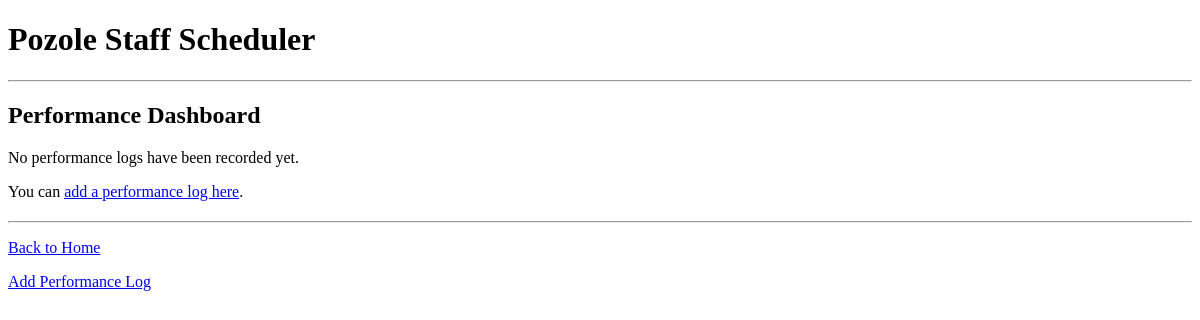
The page /performance_dashboard on the database as committed earlier.
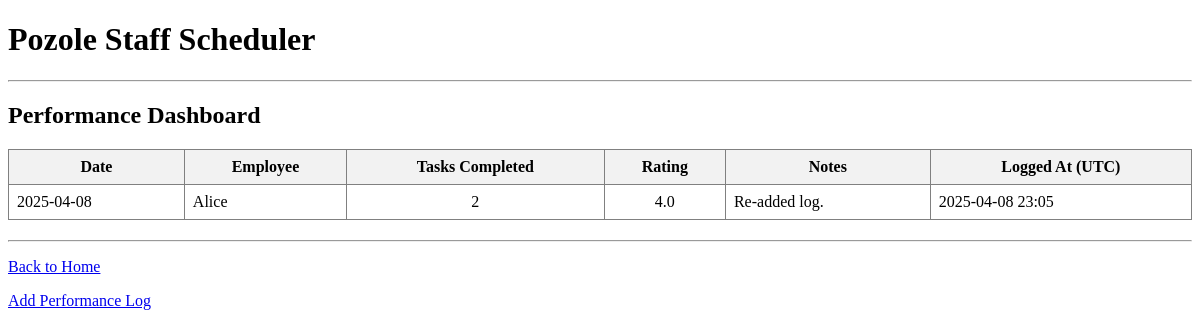
The same page on the database as committed later.
### app/models.py (models this page shows, shortened)
class PerformanceLog(db.Model):
    id = db.Column(db.Integer, primary_key=True)
    employee_id = db.Column(db.Integer, db.ForeignKey('employee.id'), nullable=False, index=True)
    log_date = db.Column(db.Date, nullable=False, index=True, default=datetime.date.today)
    tasks_completed = db.Column(db.Integer)
    rating = db.Column(db.Float)
    notes = db.Column(db.Text)
    recorded_at = db.Column(db.DateTime, default=datetime.datetime.utcnow)
    employee = db.relationship('Employee', backref=db.backref('performance_logs', lazy='dynamic'))

class Employee(db.Model):
    id = db.Column(db.Integer, primary_key=True)
    name = db.Column(db.String(64), index=True, unique=True)
    position = db.Column(db.String(64))
    email = db.Column(db.String(120), index=True, unique=True)
    hourly_rate = db.Column(db.Float)

### app/routes.py (the view)
@bp.route('/performance_dashboard')
def performance_dashboard():
    print("Accessed /performance_dashboard route")
    try:
        logs = db.session.query(PerformanceLog).join(PerformanceLog.employee)\
            .order_by(desc(PerformanceLog.log_date), Employee.name).all()
        print(f"Found {len(logs)} performance logs.")
        return render_template(
            'performance_dashboard.html',
            title='Performance Dashboard',
            logs=logs
        )
    except Exception as e:
        print(f"Error querying performance logs: {e}")
        flash('Error loading performance dashboard.', 'danger')
        return redirect(url_for('main.index'))

### app/templates/performance_dashboard.html
{% extends "layout.html" %}
{% block content %}
    <h2>Performance Dashboard</h2>
    {% if logs %}
        <table border="1" style="border-collapse: collapse; width: 100%; margin-top: 15px;">
            <thead>
                <tr style="background-color: #f2f2f2;">
                    <th style="padding: 8px;">Date</th>
                    <th style="padding: 8px;">Employee</th>
                    <th style="padding: 8px; text-align: center;">Tasks Completed</th>
                    <th style="padding: 8px; text-align: center;">Rating</th>
                    <th style="padding: 8px;">Notes</th>
                    <th style="padding: 8px;">Logged At (UTC)</th>
                </tr>
            </thead>
            <tbody>
                {% for log in logs %}
                    <tr>
                        <td style="padding: 8px;">{{ log.log_date.strftime('%Y-%m-%d') }}</td>
                        <td style="padding: 8px;">{{ log.employee.name if log.employee else 'N/A' }}</td>
                        <td style="padding: 8px; text-align: center;">{{ log.tasks_completed|default('-', true) }}</td>
                        <td style="padding: 8px; text-align: center;">{{ log.rating|default('-', true) }}</td>
                        <td style="padding: 8px;">{{ log.notes|default('', true) }}</td>
                        <td style="padding: 8px;">{{ log.recorded_at.strftime('%Y-%m-%d %H:%M') if log.recorded_at else '-' }}</td>
                    </tr>
                {% endfor %}
            </tbody>
        </table>
    {% else %}
        <p style="margin-top: 15px;">No performance logs have been recorded yet.</p>
        <p>You can <a href="{{ url_for('main.add_performance_log') }}">add a performance log here</a>.</p>
    {% endif %}
    <hr style="margin-top: 20px;">
    <p><a href="{{ url_for('main.index') }}">Back to Home</a></p>
    <p><a href="{{ url_for('main.add_performance_log') }}">Add Performance Log</a></p>
{% endblock %}

Rows that differ between the two databases and show on the page:
added PerformanceLog: log_date "2025-04-08", employee "Alice", tasks_completed "2", rating "4.0", notes "Re-added log.", recorded_at "2025-04-08 23:05"
Other text that changed with them:
text no longer shown: "No performance logs have been recorded yet. You can add a performance log here ."
text now shown: "Date Employee Tasks Completed Rating Notes Logged At (UTC)"
